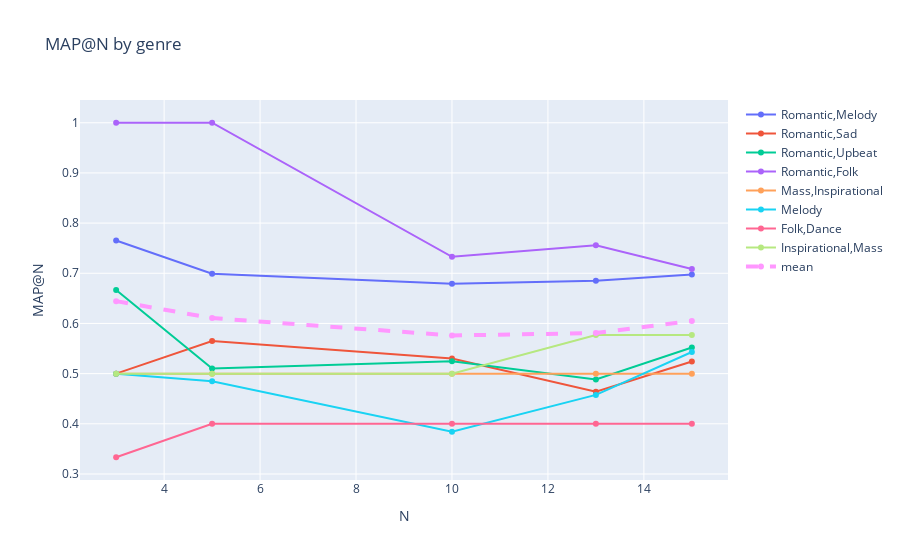

Here is the notebook cell this chart was saved with:
### Markdown cell above
### Step 11: Compute mAP@N for each genre and for the whole dataset

### Code cell
numeric_columns = [f'@{N}' for N in N_range]

mAP_by_genre = df.groupby('genre')[numeric_columns].mean()
mAP_dataset = df[numeric_columns].mean().to_frame().rename(columns={0: 'mAP'})

print('Mean average precision for each genre: ')
print(mAP_by_genre)
print('Mean average precision for entire dataset: ')
print(mAP_dataset)

fig = go.Figure()
for genre in df['genre'].unique():
    fig.add_trace(go.Scatter(y=mAP_by_genre.loc[genre], x=N_range, mode='lines+markers', name=genre))
fig.add_trace(go.Scatter(y=mAP_dataset['mAP'], x=N_range, mode='lines+markers', name='mean', line=dict(width=4, dash='dash')))

fig.update_layout(title='MAP@N by genre', xaxis_title='N', yaxis_title='MAP@N')
fig.show()

### Figure 1 — Plotly figure (JSON) as saved in the notebook; plotly's stock layout.template omitted (floating-point values rounded to 4 significant figures)
{"data": [{"mode": "lines+markers", "name": "Romantic,Melody", "type": "scatter", "x": [3, 5, 10, 13, 15], "y": [0.7654, 0.6993, 0.679, 0.6849, 0.6976]}, {"mode": "lines+markers", "name": "Romantic,Sad", "type": "scatter", "x": [3, 5, 10, 13, 15], "y": [0.5, 0.565, 0.5302, 0.4638, 0.5242]}, {"mode": "lines+markers", "name": "Romantic,Upbeat", "type": "scatter", "x": [3, 5, 10, 13, 15], "y": [0.6667, 0.51, 0.5247, 0.4884, 0.552]}, {"mode": "lines+markers", "name": "Romantic,Folk", "type": "scatter", "x": [3, 5, 10, 13, 15], "y": [1, 1, 0.7328, 0.7558, 0.7084]}, {"mode": "lines+markers", "name": "Mass,Inspirational", "type": "scatter", "x": [3, 5, 10, 13, 15], "y": [0.5, 0.5, 0.5, 0.5, 0.5]}, {"mode": "lines+markers", "name": "Melody", "type": "scatter", "x": [3, 5, 10, 13, 15], "y": [0.5, 0.485, 0.3843, 0.4576, 0.5431]}, {"mode": "lines+markers", "name": "Folk,Dance", "type": "scatter", "x": [3, 5, 10, 13, 15], "y": [0.3333, 0.4, 0.4, 0.4, 0.4]}, {"mode": "lines+markers", "name": "Inspirational,Mass", "type": "scatter", "x": [3, 5, 10, 13, 15], "y": [0.5, 0.5, 0.5, 0.5769, 0.5769]}, {"line": {"dash": "dash", "width": 4}, "mode": "lines+markers", "name": "mean", "type": "scatter", "x": [3, 5, 10, 13, 15], "y": [0.6444, 0.6107, 0.5761, 0.5808, 0.6051]}], "layout": {"title": {"text": "MAP@N by genre"}, "xaxis": {"title": {"text": "N"}}, "yaxis": {"title": {"text": "MAP@N"}}}}
